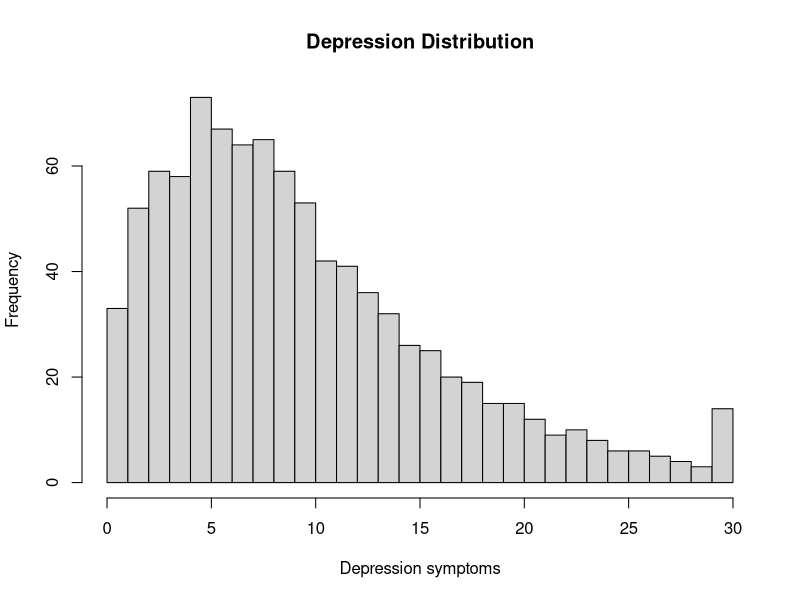
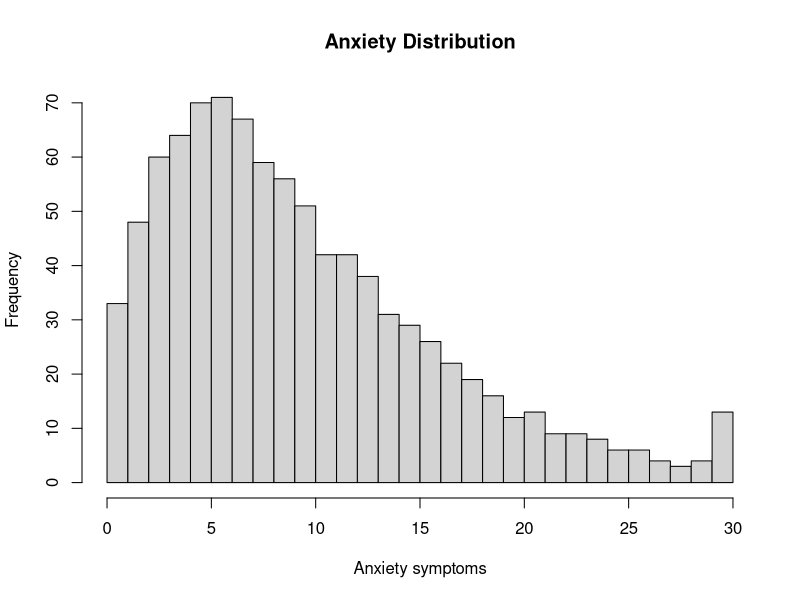
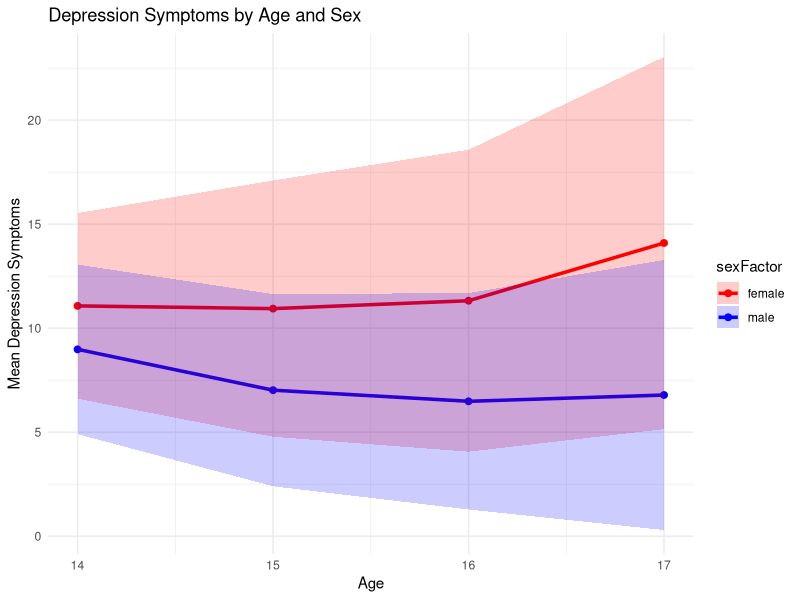
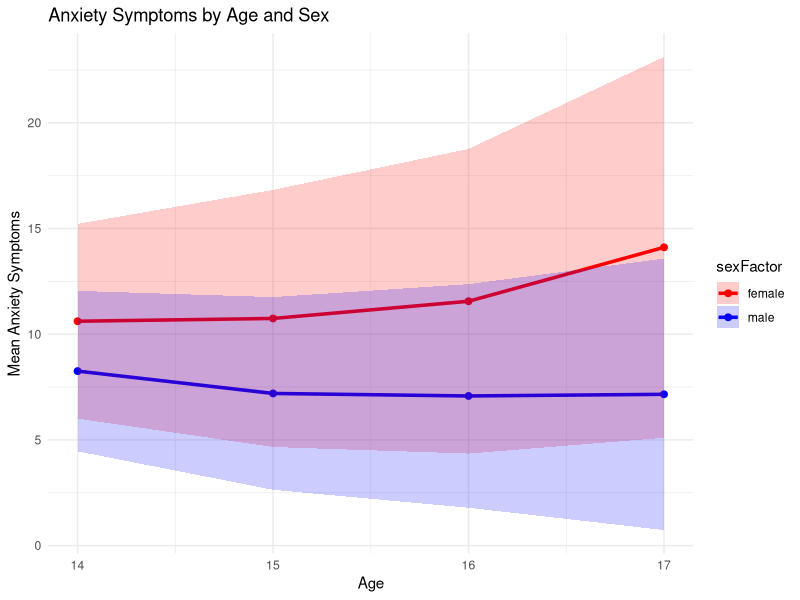

The R source for these figures, in order:
## ---- chunk 1
library("MASS")
library("psych")
library("tidyverse")
library("lme4")
library("lmerTest")
## ---- chunk 2
set.seed(52242)

# -----------------------------
# 1. Settings
# -----------------------------
N <- 250
ages <- 14:17
n_time <- length(ages)

# Participant-level info
id <- 1:N
sex <- rbinom(N, 1, 0.5)  # 0=female, 1=male

df <- expand.grid(ID = id, age = ages) %>%
  arrange(ID, age) %>%
  mutate(sex = rep(sex, each = n_time))

# -----------------------------
# 2. Random intercepts (person-level)
# -----------------------------
# Correlated latent traits: depression, anxiety, sleep, SES
Sigma_u <- matrix(c(
  6.0, 3.0, -0.5, -0.3,
  3.0, 6.0, -0.4, -0.3,
 -0.5,-0.4, 1.0, 0.5,
 -0.3,-0.3, 0.5, 1.0
), nrow=4, byrow=TRUE)

u <- mvrnorm(N, mu=c(0,0,0,0), Sigma=Sigma_u)
colnames(u) <- c("u_dep","u_anx","u_sleep","u_ses")
df <- df %>%
  left_join(data.frame(ID=id, u_dep=u[,1], u_anx=u[,2], u_sleep=u[,3], u_ses=u[,4]), by="ID")

# -----------------------------
# 3. Time-varying residuals
# -----------------------------
Sigma_e <- matrix(c(
  2.0, 1.0, -0.3, -0.2,
  1.0, 2.0, -0.2, -0.2,
 -0.3,-0.2, 0.5, 0.3,
 -0.2,-0.2, 0.3, 0.5
), nrow=4, byrow=TRUE)

res <- lapply(1:N, function(i){
  mvrnorm(n_time, mu=c(0,0,0,0), Sigma=Sigma_e)
})
res <- do.call(rbind, res)
colnames(res) <- c("e_dep","e_anx","e_sleep","e_ses")
df <- bind_cols(df, as.data.frame(res))

# -----------------------------
# 4. Fixed effects
# -----------------------------
beta_age_dep <- 1.0
beta_age_anx <- 0.8
beta_sex_dep <- -2
beta_sex_anx <- -2
beta_age_sex_dep <- -0.4
beta_age_sex_anx <- -0.3
beta_ses_dep <- -0.5
beta_ses_anx <- -0.5
beta_sleep_dep <- -0.3
beta_sleep_anx <- -0.2

# -----------------------------
# 5. Compute SES (z-scored)
# -----------------------------
df$ses_cont <- df$u_ses + df$e_ses
df$ses <- as.numeric(scale(df$ses_cont))

# -----------------------------
# 6. Compute Sleep (5-10 hrs)
# -----------------------------
df$sleep_cont <- df$u_sleep + df$e_sleep
df$sleep <- pmin(pmax(8 + df$sleep_cont, 5), 10)

# -----------------------------
# 7. Latent depression & anxiety with cross-lagged structure
# -----------------------------

# Sort correctly
df <- df %>% arrange(ID, age)

# Parameters for temporal dynamics
phi_dep <- 0.50   # autoregressive depression
phi_anx <- 0.50   # autoregressive anxiety

cl_anx_to_dep <- 0.35  # anxiety -> later depression (stronger)
cl_dep_to_anx <- 0.10  # depression -> later anxiety (weaker)

# Initialize latent variables
df$depression_latent <- NA
df$anxiety_latent    <- NA

for (i in unique(df$ID)) {

  idx <- which(df$ID == i)

  for (t in seq_along(idx)) {

    row <- idx[t]

    # Baseline (age 14)
    if (t == 1) {

      df$depression_latent[row] <-
        df$u_dep[row] +
        beta_sex_dep * df$sex[row] +
        beta_ses_dep * df$ses[row] +
        beta_sleep_dep * df$sleep[row] +
        df$e_dep[row]

      df$anxiety_latent[row] <-
        df$u_anx[row] +
        beta_sex_anx * df$sex[row] +
        beta_ses_anx * df$ses[row] +
        beta_sleep_anx * df$sleep[row] +
        df$e_anx[row]

    } else {

      prev <- idx[t - 1]

      df$depression_latent[row] <-
        df$u_dep[row] +
        phi_dep * df$depression_latent[prev] +
        cl_anx_to_dep * df$anxiety_latent[prev] +
        (beta_age_dep + beta_age_sex_dep * df$sex[row]) * (df$age[row] - 14) +
        beta_sex_dep * df$sex[row] +
        beta_ses_dep * df$ses[row] +
        beta_sleep_dep * df$sleep[row] +
        df$e_dep[row]

      df$anxiety_latent[row] <-
        df$u_anx[row] +
        phi_anx * df$anxiety_latent[prev] +
        cl_dep_to_anx * df$depression_latent[prev] +
        (beta_age_anx + beta_age_sex_anx * df$sex[row]) * (df$age[row] - 14) +
        beta_sex_anx * df$sex[row] +
        beta_ses_anx * df$ses[row] +
        beta_sleep_anx * df$sleep[row] +
        df$e_anx[row]
    }
  }
}

# -----------------------------
# 8. Transform to skewed counts (preserve ordering & skew)
# -----------------------------

df <- df %>%
  mutate(
    dep_rank = rank(depression_latent, ties.method = "average") / (n() + 1),
    anx_rank = rank(anxiety_latent,    ties.method = "average") / (n() + 1),

    depression = round(pmin(qgamma(dep_rank, shape = 2, scale = 5), 30)),
    anxiety    = round(pmin(qgamma(anx_rank, shape = 2, scale = 5), 30))
  ) %>%
  select(-dep_rank, -anx_rank)

# -----------------------------
# 9. Introduce attrition
# -----------------------------
df <- df %>%
  mutate(p_dropout = case_when(
    age == 14 ~ 0.00,
    age == 15 ~ 0.05,
    age == 16 ~ 0.10,
    age == 17 ~ 0.15
  ),
  keep = rbinom(n(), 1, 1 - p_dropout)) %>%
  filter(keep == 1) %>%
  select(-p_dropout, -keep)

# -----------------------------
# 10. Factorize sex for plotting
# -----------------------------
df$sexFactor <- NA
df$sexFactor[which(df$sex == 0)] <- "female"
df$sexFactor[which(df$sex == 1)] <- "male"
df$sexFactor <- factor(df$sexFactor)

# -----------------------------
# 11. Final dataset
# -----------------------------
df <- df %>% select(ID, age, sex, sexFactor, ses, sleep, depression, anxiety)
## ---- chunk 3
describe(df)

cor(
  x = df %>% select(depression, anxiety, sleep, ses),
  use = "pairwise.complete.obs")

head(df)

summary(lmer(
  depression ~ lag(anxiety) + lag(depression) + age + sex + (1|ID),
  data = df))

summary(lmer(
  anxiety ~ lag(depression) + lag(anxiety) + age + sex + (1|ID),
  data = df))
## ---- chunk 4
hist(
  df$depression,
  breaks = 30,
  main = "Depression Distribution",
  xlab = "Depression symptoms")
## ---- chunk 5
hist(
  df$anxiety,
  breaks = 30,
  main = "Anxiety Distribution",
  xlab = "Anxiety symptoms")
## ---- chunk 6
# --- Summarize mean + SD by age and sex ---
df_summary <- df %>%
  group_by(age, sexFactor) %>%
  summarize(
    mean_dep = mean(depression, na.rm=TRUE),
    sd_dep   = sd(depression, na.rm=TRUE),
    mean_anx = mean(anxiety, na.rm=TRUE),
    sd_anx   = sd(anxiety, na.rm=TRUE),
    n        = n(),
    .groups = "drop"
  )

# --- Plot Depression by Age and Sex ---
ggplot(df_summary, aes(x=age, y=mean_dep, color=sexFactor)) +
  geom_line(linewidth=1.2) +
  geom_point(size=2) +
  geom_ribbon(aes(ymin=mean_dep-sd_dep, ymax=mean_dep+sd_dep, fill=sexFactor), alpha=0.2, color=NA) +
  labs(title="Depression Symptoms by Age and Sex",
       x="Age", y="Mean Depression Symptoms") +
  theme_minimal() +
  scale_color_manual(values=c("female"="red", "male"="blue")) +
  scale_fill_manual(values=c("female"="red", "male"="blue"))

# --- Plot Anxiety by Age and Sex ---
ggplot(df_summary, aes(x=age, y=mean_anx, color=sexFactor)) +
  geom_line(linewidth=1.2) +
  geom_point(size=2) +
  geom_ribbon(aes(ymin=mean_anx-sd_anx, ymax=mean_anx+sd_anx, fill=sexFactor), alpha=0.2, color=NA) +
  labs(title="Anxiety Symptoms by Age and Sex",
       x="Age", y="Mean Anxiety Symptoms") +
  theme_minimal() +
  scale_color_manual(values=c("female"="red", "male"="blue")) +
  scale_fill_manual(values=c("female"="red", "male"="blue"))
